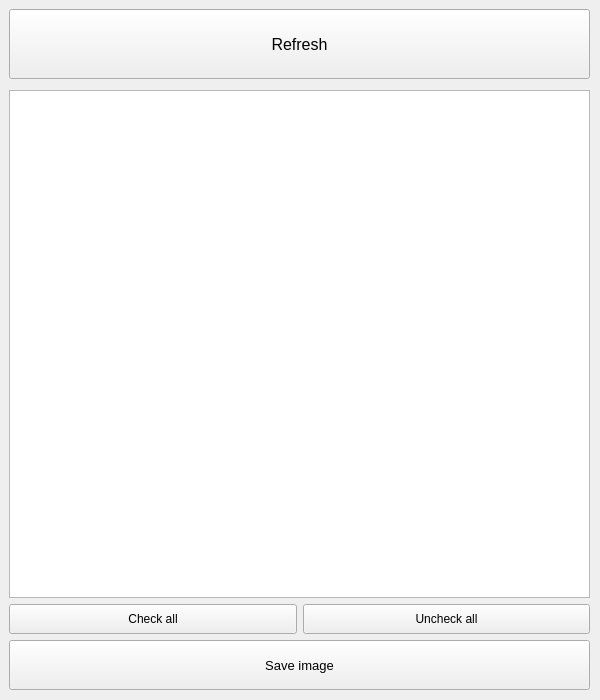
<?xml version="1.0" encoding="UTF-8"?>
<ui version="4.0">
 <class>MainWindow</class>
 <widget class="QMainWindow" name="MainWindow">
  <property name="geometry">
   <rect>
    <x>0</x>
    <y>0</y>
    <width>600</width>
    <height>700</height>
   </rect>
  </property>
  <property name="minimumSize">
   <size>
    <width>600</width>
    <height>700</height>
   </size>
  </property>
  <property name="maximumSize">
   <size>
    <width>600</width>
    <height>700</height>
   </size>
  </property>
  <property name="windowTitle">
   <string>MainWindow</string>
  </property>
  <widget class="QWidget" name="centralwidget">
   <widget class="QWidget" name="verticalLayoutWidget">
    <property name="geometry">
     <rect>
      <x>9</x>
      <y>9</y>
      <width>581</width>
      <height>681</height>
     </rect>
    </property>
    <layout class="QVBoxLayout" name="verticalLayout">
     <item>
      <widget class="QPushButton" name="refresh_pushButton">
       <property name="minimumSize">
        <size>
         <width>0</width>
         <height>70</height>
        </size>
       </property>
       <property name="font">
        <font>
         <pointsize>12</pointsize>
        </font>
       </property>
       <property name="text">
        <string>Refresh</string>
       </property>
      </widget>
     </item>
     <item>
      <spacer name="verticalSpacer">
       <property name="orientation">
        <enum>Qt::Vertical</enum>
       </property>
       <property name="sizeType">
        <enum>QSizePolicy::Minimum</enum>
       </property>
       <property name="sizeHint" stdset="0">
        <size>
         <width>20</width>
         <height>5</height>
        </size>
       </property>
      </spacer>
     </item>
     <item>
      <widget class="QTableWidget" name="tableWidget">
       <property name="selectionMode">
        <enum>QAbstractItemView::NoSelection</enum>
       </property>
       <property name="cornerButtonEnabled">
        <bool>false</bool>
       </property>
       <attribute name="horizontalHeaderVisible">
        <bool>false</bool>
       </attribute>
       <attribute name="horizontalHeaderHighlightSections">
        <bool>false</bool>
       </attribute>
       <attribute name="verticalHeaderVisible">
        <bool>false</bool>
       </attribute>
       <attribute name="verticalHeaderHighlightSections">
        <bool>false</bool>
       </attribute>
      </widget>
     </item>
     <item>
      <layout class="QHBoxLayout" name="horizontalLayout">
       <item>
        <widget class="QPushButton" name="check_all_pushButton">
         <property name="minimumSize">
          <size>
           <width>0</width>
           <height>30</height>
          </size>
         </property>
         <property name="text">
          <string>Check all</string>
         </property>
        </widget>
       </item>
       <item>
        <widget class="QPushButton" name="uncheck_all_pushButton">
         <property name="minimumSize">
          <size>
           <width>0</width>
           <height>30</height>
          </size>
         </property>
         <property name="text">
          <string>Uncheck all</string>
         </property>
        </widget>
       </item>
      </layout>
     </item>
     <item>
      <widget class="QPushButton" name="save_pushButton">
       <property name="minimumSize">
        <size>
         <width>0</width>
         <height>50</height>
        </size>
       </property>
       <property name="font">
        <font>
         <pointsize>10</pointsize>
        </font>
       </property>
       <property name="text">
        <string>Save image</string>
       </property>
      </widget>
     </item>
    </layout>
   </widget>
  </widget>
 </widget>
 <resources/>
 <connections/>
</ui>
